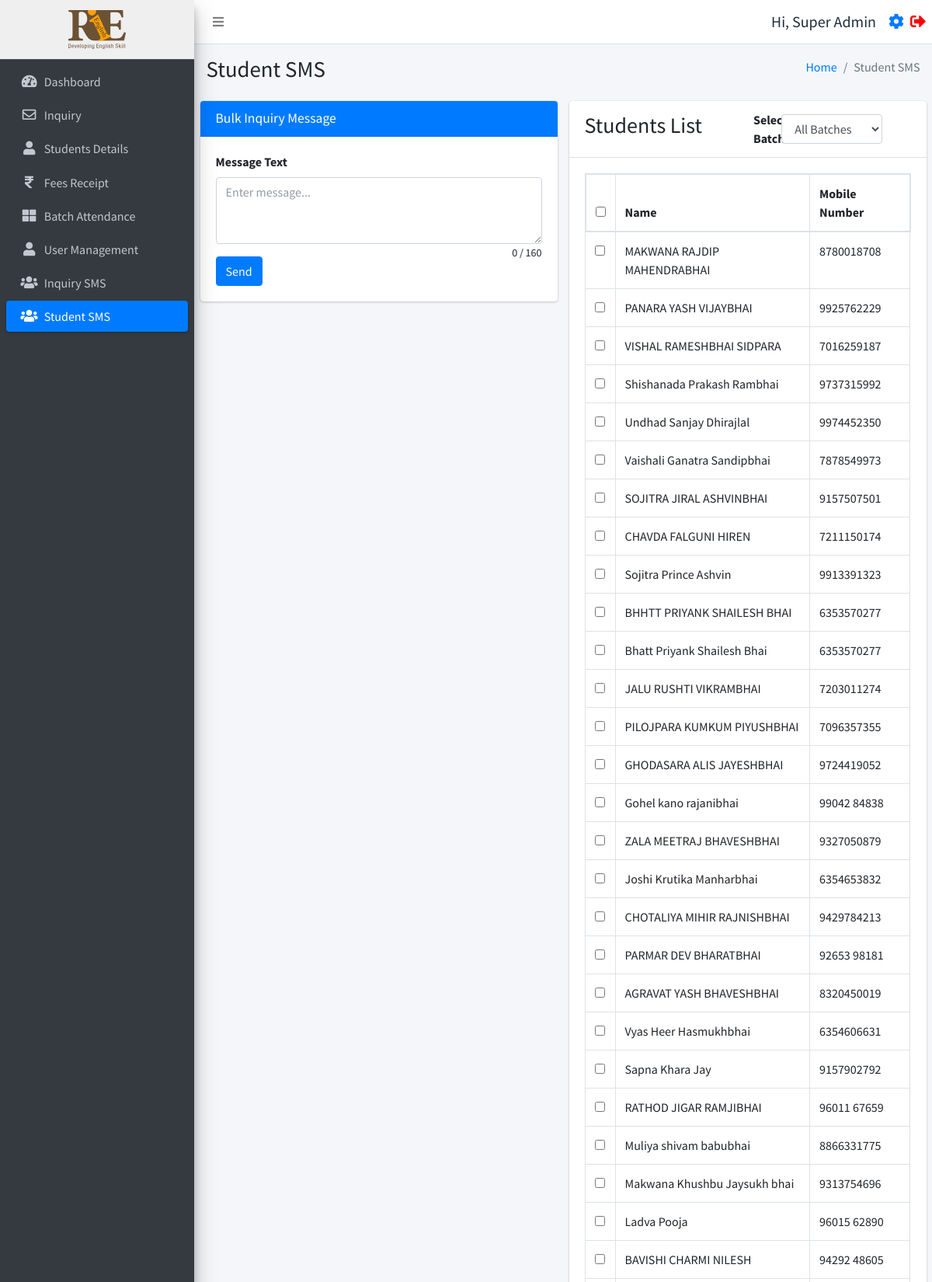
The app's page /studentsms.php (signed in, upper part) with its own data.
### tables this page shows
CREATE TABLE `users` (
  `id` int(11) NOT NULL,
  `username` varchar(255) NOT NULL,
  `fullname` varchar(255) NOT NULL,
  `email` varchar(255) NOT NULL,
  `mobile` varchar(15) NOT NULL,
  `password` varchar(255) NOT NULL,
  `status` int(11) NOT NULL,
  `created_at` timestamp NOT NULL DEFAULT current_timestamp()
);

CREATE TABLE `studentinfo` (
  `id` int(11) NOT NULL,
  `name` varchar(255) DEFAULT NULL,
  `batch` int(11) DEFAULT NULL,
  `batch_name` varchar(255) DEFAULT NULL,
  `father_name` varchar(255) DEFAULT NULL,
  `mother_name` varchar(255) DEFAULT NULL,
  `dob` date DEFAULT NULL,
  `gender` varchar(50) DEFAULT NULL,
  `mobile_number` varchar(15) DEFAULT NULL,
  `fee_status` int(10) DEFAULT 0,
  `profession` varchar(100) DEFAULT NULL,
  `address` varchar(255) DEFAULT NULL,
  `admission_time` date DEFAULT NULL,
  `due_date` date DEFAULT NULL,
  `created_at` datetime NOT NULL DEFAULT current_timestamp(),
  `pending_fees` int(10) DEFAULT 0,
  `discount` int(10) NOT NULL,
  `total_fees` int(11) NOT NULL,
  `paid_fees` int(11) NOT NULL,
  `father_number` varchar(50) NOT NULL,
  `home_number` varchar(50) NOT NULL,
  `reference` varchar(200) DEFAULT NULL,
  `father_profession` varchar(200) DEFAULT NULL,
  `workplace_address` varchar(255) DEFAULT NULL,
  `aadharcard_number` varchar(20) DEFAULT NULL,
  `joining_purpose` varchar(255) DEFAULT NULL,
  `extratime_daily` varchar(255) DEFAULT NULL,
  `gmail_id` varchar(255) DEFAULT NULL
);

### function.php (called while the page is built, shortened)
<?php
require_once('db.php');
function selectFromTable($tableName, $columns, $whereConditions) {
    global $db;
    try {
        $sql = "SELECT " . implode(', ', $columns) . " FROM $tableName";
        if (!empty($whereConditions)) {
            $sql .= " WHERE " . implode(' AND ', array_map(function ($col, $val) {
                if (is_array($val)) {
                    return "$col IN (:" . implode(", :", array_keys($val)) . ")";
                } else {
                    return "$col = :$col";
                }
            }, array_keys($whereConditions), $whereConditions));
        }
        $stmt = $db->prepare($sql);
        foreach ($whereConditions as $col => $value) {
            if (is_array($value)) {
                foreach ($value as $key => $val) {
                    $stmt->bindValue(":$key", $val);
                }
            } else {
                $stmt->bindValue(":$col", $value);
            }
        }
        $stmt->execute();
        return $stmt->fetchAll(PDO::FETCH_ASSOC);
    } catch (PDOException $e) {
        return false;
    }
}
?>

### studentsms.php (the view, shortened to what this page needs)
<!DOCTYPE html>
<html lang="en">
<head>
</head>
<?php include ('./header.php'); ?>
<div class="content-wrapper">
  <div class="content-header">
    <div class="container-fluid">
      <div class="row mb-2">
        <div class="col-sm-6">
          <h1>Student SMS</h1>
        </div>
        <div class="col-sm-6">
          <ol class="breadcrumb float-sm-right">
            <li class="breadcrumb-item"><a href="./dashboard.php">Home</a></li>
            <li class="breadcrumb-item active">Student SMS</li>
          </ol>
        </div>
      </div>
    </div>
  </div>
  <div class="container-fluid">
    <div class="row">
      <div class="col-md-6">
        <div class="card card-primary">
          <div class="card-header">
            <h3 class="card-title">Bulk Inquiry Message</h3>
          </div>
          <form>
            <div class="card-body">
              <div class="form-group">
                <label for="messageText">Message Text</label>
                <textarea class="form-control" id="messageText" rows="3" placeholder="Enter message..."
                  maxlength="160"></textarea>
                <div id="the-count">
                  <span id="current">0</span>
                  <span id="maximum">/ 160</span>
                </div>
              </div>
              <button type="submit" class="btn btn-primary">Send</button>
            </div>
          </form>
        </div>
      </div>
      <div class="col-md-6">
        <div class="card">
          <div class="card-header">
            <div class="row align-items-center">
              <div class="col-12 col-md-6">
                <h3>Students List</h3>
              </div>
              <div class="col-12 col-md-1">
                <label for="batchFilter" class="mb-0">Select Batch</label>
              </div>
              <div class="col-12 col-md-4">
                <select class="form-control" id="batchFilter">
                  <option value="">All Batches</option>
                </select>
              </div>
            </div>
          </div>
          <div class="card-body card-list-custom">
            <table class="table table-bordered" id="inquiryTable">
              <thead>
                <tr>
                  <th><input type='checkbox' id='selectAll'></th>
                  <th>Name</th>
                  <th>Mobile Number</th>
                </tr>
              </thead>
              <tbody class="overflow-auto">
                <?php
                require_once 'function.php';
                $rows = selectFromTable('studentinfo', ['id', 'name', 'mobile_number'], []);
                foreach ($rows as $row) {
                  echo "<tr>";
                  echo "<td><input type='checkbox' name='selectedInquiries[]' value='" . $row['id'] . "'></td>";
                  echo "<td>" . htmlspecialchars($row['name']) . "</td>";
                  echo "<td>" . htmlspecialchars($row['mobile_number']) . "</td>";
                  echo "</tr>";
                }
                ?>
              </tbody>
            </table>
          </div>
        </div>
      </div>
    </div>
  </div>
</div>
</div>
<?php include ('./footer.php'); ?>

### header.php (shortened to what this page needs)
<?php
require_once 'db.php';
require_once ('function.php');
$user = selectFromTable('users', ['*'], ['id' => $_SESSION['user_id']]);
$user = $user[0];
$isFaculty = isset($_SESSION['user_status']) && $_SESSION['user_status'] === 'faculty';
$isAdmin = isset($_SESSION['user_status']) && $_SESSION['user_status'] === 'admin';
?>
<!DOCTYPE html>
<html lang="en">
<head>
  <link rel="stylesheet" href="./plugins/fontawesome-free/css/all.min.css">
  <link rel="stylesheet" href="https://code.ionicframework.com/ionicons/2.0.1/css/ionicons.min.css">
  <link rel="stylesheet" href="./plugins/icheck-bootstrap/icheck-bootstrap.min.css">
  <link rel="stylesheet" href="https://cdn.datatables.net/1.10.19/css/dataTables.bootstrap4.min.css">
  <link rel="stylesheet" href="./asset/css/adminlte.min.css">
  <link rel="stylesheet" href="./asset/css/style.css">
</head>
<body class="hold-transition sidebar-mini layout-fixed">
  <div class="wrapper">
    <nav class="main-header navbar navbar-expand navbar-white navbar-light sticky-top">
      <ul class="navbar-nav">
        <li class="nav-item">
          <a class="nav-link" data-widget="pushmenu" href="#" role="button"><i class="fas fa-bars"></i></a>
        </li>
      </ul>
      <ul class="navbar-nav ml-auto">
        <li class="nav-item d-flex align-items-center">
          <span class="mr-3" style="font-size:20px;">Hi, <?php echo $user['fullname']; ?></span>
          <a href="./profile.php" style="font-size:20px;" class="d-block mr-2"><i class="fas fa-cog"></i></a>
          <a href="./logout.php" style="font-size:20px;"><i class="fas fa-sign-out-alt" style="color:red"></i></a>
        </li>
      </ul>
    </nav>
    <aside class="main-sidebar sidebar-dark-primary elevation-4">
      <?php if ($_SESSION['user_status'] === 'faculty'): ?>
        <a href="./batch.php" class="brand-link" style="text-align:center;background:#efefef;">
        <?php else: ?>
          <a href="./dashboard.php" class="brand-link" style="text-align:center;background:#efefef;">
          <?php endif; ?>
          <img src="./asset/img/logo.svg" alt="RIE logo Logo" style="height:50px;">
        </a>
        <div class="sidebar">
          <nav class="mt-2">
            <ul class="nav nav-pills nav-sidebar flex-column" data-widget="treeview" role="menu" data-accordion="false">
              <?php if (!$isFaculty): ?>
                <li class="nav-item">
                  <a href="./dashboard.php" class="nav-link
            <?php if (strpos($_SERVER['REQUEST_URI'], 'dashboard.php') !== false) {
              echo "active";
            } ?>">
                    <i class="nav-icon fas fa-tachometer-alt"></i>
                    <p>
                      Dashboard
                    </p>
                  </a>
                </li>
                <li class="nav-item">
                  <a href="./inquiry.php" class="nav-link
            <?php if (strpos($_SERVER['REQUEST_URI'], 'inquiry.php') !== false) {
              echo "active";
            } ?>">
                    <i class="nav-icon far fa-envelope"></i>
                    <p>
                      Inquiry
                    </p>
                  </a>
                <li class="nav-item">
                  <a href="./studentsdetails.php" class="nav-link
            <?php if (strpos($_SERVER['REQUEST_URI'], 'studentsdetails.php') !== false) {
              echo "active";
            } ?>">
                    <i class="nav-icon fas fa-user"></i>
                    <p>
                      Students Details
                    </p>
                  </a>
                </li>
                <li class="nav-item">
                  <a href="./fees.php" class="nav-link
            <?php if (strpos($_SERVER['REQUEST_URI'], 'fees.php') !== false) {
              echo "active";
            } ?>">
                    <i class="nav-icon fas fa-rupee-sign"></i>
                    <p>
                      Fees Receipt
                    </p>
                  </a>
                </li>
              <?php endif; ?>
              <li class="nav-item">
                <a href="./batch.php" class="nav-link
            <?php if (strpos($_SERVER['REQUEST_URI'], 'batch.php') !== false) {
              echo "active";
            } ?>">
                  <i class="nav-icon fas fa-th-large"></i>
                  <p>
                    Batch Attendance
                  </p>
                </a>
              </li>
              <?php if (!$isFaculty && !$isAdmin): ?>
                <li class="nav-item">
                  <a href="./user_management.php" class="nav-link
            <?php if (strpos($_SERVER['REQUEST_URI'], 'user_management.php') !== false) {
              echo "active";
            } ?>">
                    <i class="nav-icon fas fa-user"></i>
                    <p>
                      User Management
                    </p>
                  </a>
                </li>
              <?php endif; ?>
              <?php if (!$isFaculty): ?>
                <li class="nav-item">
                  <a href="./inquirysms.php" class="nav-link
            <?php if (strpos($_SERVER['REQUEST_URI'], 'inquirysms.php') !== false) {
              echo "active";
            } ?>">
                    <i class="nav-icon fas fa-users"></i>
                    <p>
                      Inquiry SMS
                    </p>
                  </a>
                </li>
                <li class="nav-item">
                  <a href="./studentsms.php" class="nav-link
            <?php if (strpos($_SERVER['REQUEST_URI'], 'studentsms.php') !== false) {
              echo "active";
            } ?>">
                    <i class="nav-icon fas fa-users"></i>
                    <p>
                      Student SMS
                    </p>
                  </a>
                </li>
              <?php endif; ?>
            </ul>
          </nav>
        </div>
    </aside>

### studentsms.php (style rules this page uses)
#the-count { float: right; padding: 0.1rem 0 0 0; font-size: 0.875rem; }

### header.php (style rules this page uses)
.card-list-custom { height: 50vh; overflow-y: scroll; padding: 0; margin: 1.25rem; }
table thead tr { border: 2px solid #dee2e6 }
table thead { position: sticky; top: 0; background-color: white; }

### records on screen
users: fullname "Super Admin"
studentinfo: name "MAKWANA RAJDIP MAHENDRABHAI", mobile_number "8780018708"
studentinfo: name "PANARA YASH VIJAYBHAI", mobile_number "9925762229"
studentinfo: name "VISHAL RAMESHBHAI SIDPARA", mobile_number "7016259187"
studentinfo: name "Shishanada Prakash Rambhai", mobile_number "9737315992"
studentinfo: name "Undhad Sanjay Dhirajlal", mobile_number "9974452350"
studentinfo: name "Vaishali Ganatra Sandipbhai", mobile_number "7878549973"
studentinfo: name "SOJITRA JIRAL ASHVINBHAI", mobile_number "9157507501"
studentinfo: name "CHAVDA FALGUNI HIREN", mobile_number "7211150174"
studentinfo: name "Sojitra Prince Ashvin", mobile_number "9913391323"
studentinfo: name "BHHTT PRIYANK SHAILESH BHAI", mobile_number "6353570277"
studentinfo: name "Bhatt Priyank Shailesh Bhai", mobile_number "6353570277"
studentinfo: name "JALU RUSHTI VIKRAMBHAI", mobile_number "7203011274"
studentinfo: name "PILOJPARA KUMKUM PIYUSHBHAI", mobile_number "7096357355"
studentinfo: name "GHODASARA ALIS JAYESHBHAI", mobile_number "9724419052"
studentinfo: name "Gohel kano rajanibhai", mobile_number "99042 84838"
studentinfo: name "ZALA MEETRAJ BHAVESHBHAI", mobile_number "9327050879"
studentinfo: name "Joshi Krutika Manharbhai", mobile_number "6354653832"
studentinfo: name "CHOTALIYA MIHIR RAJNISHBHAI", mobile_number "9429784213"
studentinfo: name "PARMAR DEV BHARATBHAI", mobile_number "92653 98181"
studentinfo: name "AGRAVAT YASH BHAVESHBHAI", mobile_number "8320450019"
studentinfo: name "Vyas Heer Hasmukhbhai", mobile_number "6354606631"
studentinfo: name "Sapna Khara Jay", mobile_number "9157902792"
studentinfo: name "RATHOD JIGAR RAMJIBHAI", mobile_number "96011 67659"
studentinfo: name "Muliya shivam babubhai", mobile_number "8866331775"
studentinfo: name "Makwana Khushbu Jaysukh bhai", mobile_number "9313754696"
studentinfo: name "Ladva Pooja", mobile_number "96015 62890"
studentinfo: name "BAVISHI CHARMI NILESH", mobile_number "94292 48605"
